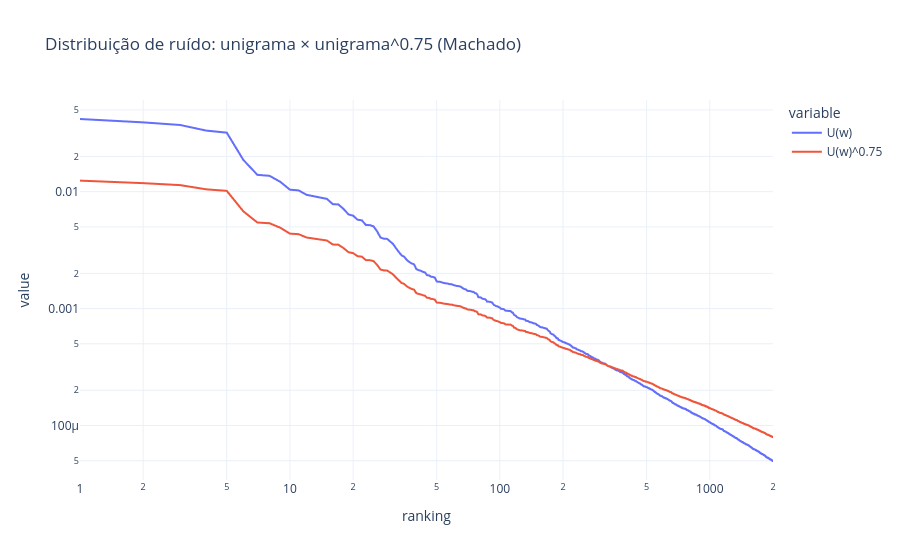

Here is the notebook cell this chart was saved with:
### Markdown cell above
## 3. Amostragem negativa (§2.2)

Em vez de modelar $p(w_O\mid w_I)$, treinamos um classificador logístico que distingue o par real $(w_I, w_O)$ de $k$ pares com "ruído" $w_i \sim P_n(w)$:

$$\log\sigma(v'_{w_O}{}^{\top}v_{w_I}) + \sum_{i=1}^{k}\mathbb{E}_{w_i\sim P_n(w)}\big[\log\sigma(-v'_{w_i}{}^{\top}v_{w_I})\big] \qquad (4)$$

Derivada da *Noise Contrastive Estimation* (Gutmann & Hyvärinen, 2012), mas simplificada: não precisa das probabilidades numéricas do ruído. A escolha empírica crucial é $P_n(w) \propto U(w)^{3/4}$ — achata a distribuição unigrama, dando mais chance a palavras raras como negativos. O artigo recomenda $k = 5$–20 para corpora pequenos e 2–5 para grandes.

### Code cell
import plotly.express as px
f = vocab.counts / vocab.total
for power, label in [(1.0, "U(w)"), (0.75, "U(w)^0.75"), (0.0, "uniforme")]:
    p = vocab.counts ** power; p /= p.sum()
    print(f"{label:<10} P(mais frequente)={p[0]:.3f}  P(100ª)={p[100]:.5f}  P(última)={p[-1]:.2e}  entropia={-(p*np.log2(p)).sum():.1f} bits")
df = pd.DataFrame({"ranking": np.arange(1, 2001), "U(w)": f[:2000], "U(w)^0.75": (vocab.counts**0.75 / (vocab.counts**0.75).sum())[:2000]})
px.line(df.melt(id_vars="ranking"), x="ranking", y="value", color="variable", log_x=True, log_y=True, template="plotly_white",
        title="Distribuição de ruído: unigrama × unigrama^0.75 (Machado)").show()

### Figure 1 — Plotly figure (JSON) as saved in the notebook; plotly's stock layout.template omitted (floating-point values rounded to 4 significant figures; data arrays with more than 128 entries replaced by an {"elided": "..."} marker saying what was removed)
{"data": [{"hovertemplate": "variable=U(w)<br>ranking=%{x}<br>value=%{y}<extra></extra>", "legendgroup": "U(w)", "line": {"color": "#636efa", "dash": "solid"}, "marker": {"symbol": "circle"}, "mode": "lines", "name": "U(w)", "showlegend": true, "type": "scattergl", "x": {"elided": "2000 int values"}, "xaxis": "x", "y": {"elided": "2000 float values"}, "yaxis": "y"}, {"hovertemplate": "variable=U(w)^0.75<br>ranking=%{x}<br>value=%{y}<extra></extra>", "legendgroup": "U(w)^0.75", "line": {"color": "#EF553B", "dash": "solid"}, "marker": {"symbol": "circle"}, "mode": "lines", "name": "U(w)^0.75", "showlegend": true, "type": "scattergl", "x": {"elided": "2000 int values"}, "xaxis": "x", "y": {"elided": "2000 float values"}, "yaxis": "y"}], "layout": {"legend": {"title": {"text": "variable"}, "tracegroupgap": 0}, "title": {"text": "Distribuição de ruído: unigrama × unigrama^0.75 (Machado)"}, "xaxis": {"anchor": "y", "domain": [0.0, 1.0], "title": {"text": "ranking"}, "type": "log"}, "yaxis": {"anchor": "x", "domain": [0.0, 1.0], "title": {"text": "value"}, "type": "log"}}}
